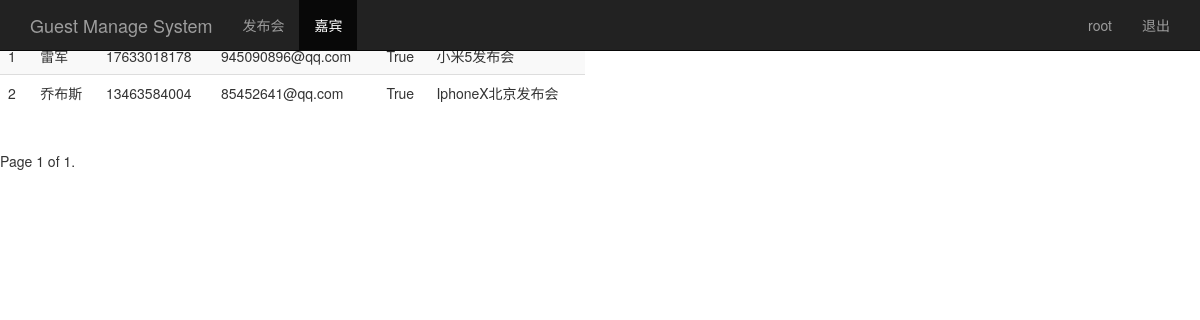
Before: /guest_manage/?page=2 (signed in) with the older database file.
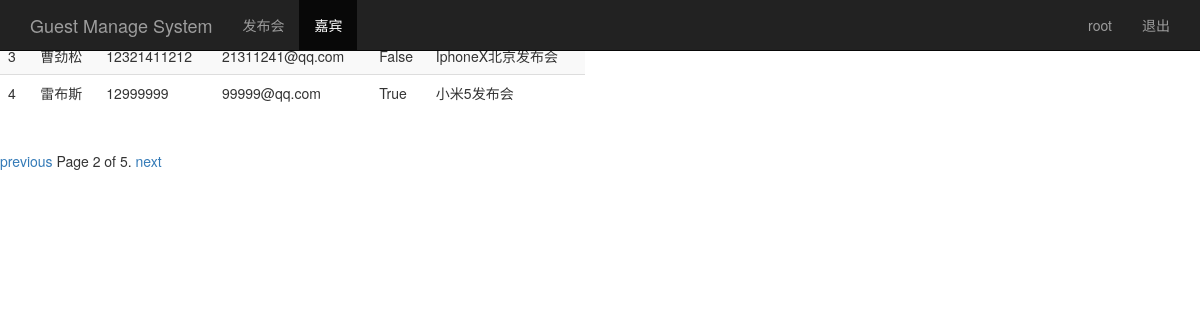
After: the same page with the newer database file.
### sign/models.py (models this page shows, shortened)
class Guest(models.Model):
    event = models.ForeignKey(Event)             # 关联发布会ID
    realname = models.CharField(max_length=64)  # 姓名
    phone = models.CharField(max_length=16)     # 手机号
    email = models.EmailField()                 # 邮箱
    sign = models.BooleanField()                # 签到状态
    create_time = models.DateTimeField(auto_now=True)  # 创建时间
    class Meta:
        unique_together = ("event","phone")

class Event(models.Model):
    name = models.CharField(max_length=100)             # 发布会标题
    limit = models.IntegerField()                       # 人数
    status = models.BooleanField()                      # 状态
    address = models.CharField(max_length=200)          # 地址
    start_time = models.DateTimeField('events_time')    # 发布会时间
    create_time = models.DateTimeField(auto_now=True)   # 自动创建时间
    def __unicode__(self):
        return self.name

### sign/views.py (the view)
# urls.py: url(r'^guest_manage/$', views.guest_manage),
@login_required
def guest_manage(request):
    username =request.session.get('user', '')
    guest_list = Guest.objects.all()
    paginator = Paginator(guest_list,2) # 每页显示2条数据
    page = request.GET.get('page')
    try:
        contacts = paginator.page(page)
    except PageNotAnInteger:
        contacts = paginator.page(1)
    except EmptyPage:
        contacts = paginator.page(paginator.num_pages)
    return render(request, "guest_manage.html", {"user":username, "guests":contacts})

### templates/guest_manage.html (shortened to what this page needs)
<!DOCTYPE html>
<html lang="zh-CN">
<head>
    {% load bootstrap3 %}
    {% bootstrap_css %}
</head>
<body>
<nav class="navbar navbar-inverse navbar-fixed-top">
    <div class="container">
        <div class="navbar-header">
            <a class="navbar-brand" href="/guest_manage/">Guest Manage System</a>
        </div>
        <div id="navbar" class="collapse navbar-collapse">
            <ul class="nav navbar-nav">
                <li><a href="/event_manage/">发布会</a></li>
                <li class="active"><a href="#about">嘉宾</a></li>
            </ul>
            <ul class="nav navbar-nav navbar-right">
                <li><a href="#">{{user}}</a></li>
                <li><a href="/logout/">退出</a></li>
            </ul>
        </div>
    </div>
</nav>
<div class="row">
    <div class="col-md-6">
        <table class="table table-striped">
            <thead>
            <tr>
                <th>id</th>
                <th>名称</th>
                <th>手机</th>
                <th>Email</th>
                <th>签到</th>
                <th>发布会id</th>
            </tr>
            </thead>
            <tbody>
            {% for guest in guests %}
                <tr>
                    <td>{{ guest.id }}</td>
                    <td>{{ guest.realname }}</td>
                    <td>{{ guest.phone }}</td>
                    <td>{{ guest.email }}</td>
                    <td>{{ guest.sign }}</td>
                    <td>{{ guest.event }}</td>
                </tr>
            {% endfor %}
            </tbody>
        </table>
    </div>
</div>
<div class="pagination">
      <span class="step-links">
        {% if guests.has_previous %}
            <a href="?page={{ guests.previous_page_number }}">previous</a>
        {% endif %}
          <span class="current">
            Page {{ guests.number }} of {{ guests.paginator.num_pages }}.
          </span>
          {% if guests.has_next %}
              <a href="?page={{ guests.next_page_number }}">next</a>
          {% endif %}
      </span>
</div>
</body>
</html>

Changed rows visible on the page:
no longer on this page (row unchanged): Guest: id "1", realname "雷军", phone "17633018178", email "945090896@qq.com", sign "True", event "小米5发布会"
no longer on this page (row unchanged): Guest: id "2", realname "乔布斯", phone "13463584004", email "85452641@qq.com", sign "True", event "IphoneX北京发布会"
added Guest: id "3", realname "曹劲松", phone "12321411212", email "21311241@qq.com", sign "False", event "IphoneX北京发布会"
added Guest: id "4", realname "雷布斯", phone "12999999", email "99999@qq.com", sign "True", event "小米5发布会"
Other visible differences:
{{ guests.number }}: "1" → "2"
{{ guests.paginator.num_pages }}: "1" → "5"
text now shown: "previous next"
